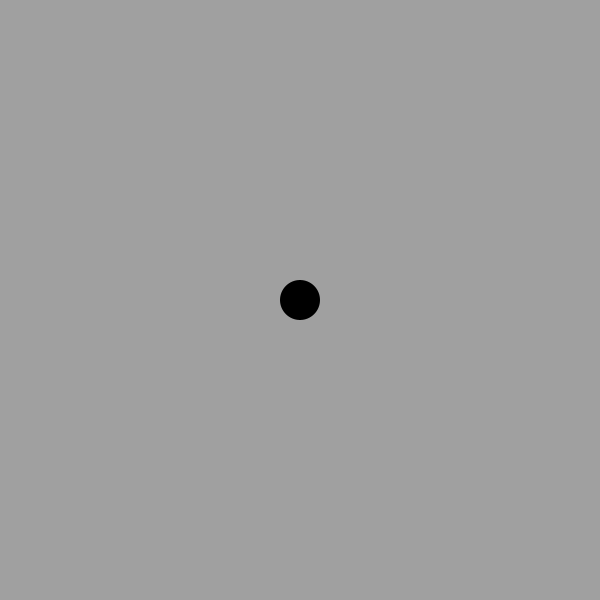
Frame 1 (no input)
Frame 60 (the mouse pressed at the canvas centre just before this capture): identical to frame 1, image omitted
Frame 120 (the mouse held since frame 60 and released just before this capture): identical to frame 1, image omitted

The Processing sketch that drew this single still picture (run headless with seeded random() and noise(); from frame 60 on, the mouse is pressed at the canvas centre):

// Processing sketch: controlLED
// ── controlLED.pde
/*
todo:
- gradient map die die dichte der atmosphäre wiederspiegelt
*/

RGBLED led;
String[] colors2 = {

"0,0,12,0",
"2,1,17,0",
"2,1,17,0",
"2,1,17,0",
"32,32,44,0.5",
"64,64,92,.8",
"74,73,105,255",
"117,122,191,255",
"130,173,219,255",
"148,197,248,255",
"183,234,255,255",
"144,223,254,255",
"87,193,235,255",
"45,145,194,255",
"36,115,171,255",
"30,82,142,255",
"30,82,142,255",
"21,66,119,255",
"22,60,82,0.8",
"7,27,38,.5",
"1,10,16,.3",
"9,4,1,0",
"0,0,12,0",
"0,0,12,0"};

String[] colors = {
"0,0,12,0",
"25,22,33,.3",
"32,32,44,.8",
"58,58,82",
"81,81,117",
"138,118,171",
"205,130,160",
"234,176,209",
"235,178,177",
"177,181,234",
"148,223,255",
"103,209,251",
"56,163,209",
"36,111,168",
"30,82,142",
"91,121,131",
"157,166,113",
"233,206,93",
"178,99,57",
"47,17,7",
"36,14,3",
"47,17,7",
"75,29,6,.4",
"21,8,0,0",
"0,0,12,0"};

int colorIndex = 0;

void setup() {
  size(600, 600);
  surface.setLocation(0, 0);
  
  led = new RGBLED();
}

void draw() {
  
  background(160);
  led.display();
}

// ── ClassRGBLed.pde
class RGBLED {
  color c = 0;
  public RGBLED() {
  }
  
  void update() {
  }
  
  void display() {
    noStroke();
    fill(c);
    ellipse(width/2, height/2, 40, 40);
  }
  
  void setColor(int r, int g, int b) {
    c = color(r, g, b);
  }
  
  void setColor(int r, int g, int b, int a) {
    c = color(r, g, b, a);
  }
  
  void setColor(String s) {
    String e[] = split(s, ",");
    c = color(int(e[0]), int(e[1]), int(e[2]));
  }
  
  void setColor(color _c) {
    c = _c;
  }
  
  
}

// ── Helper.pde
void keyPressed() {
  if (key == CODED) {
    if (keyCode == DOWN) {
      colorIndex--;
      if(colorIndex < 0) colorIndex = colors.length-1;
      println(colorIndex);
      led.setColor(colors[colorIndex]);
    } else if (keyCode == UP) {
      colorIndex++;
      colorIndex %= colors.length;
      println(colorIndex);
      led.setColor(colors[colorIndex]);
    }
  }
}
